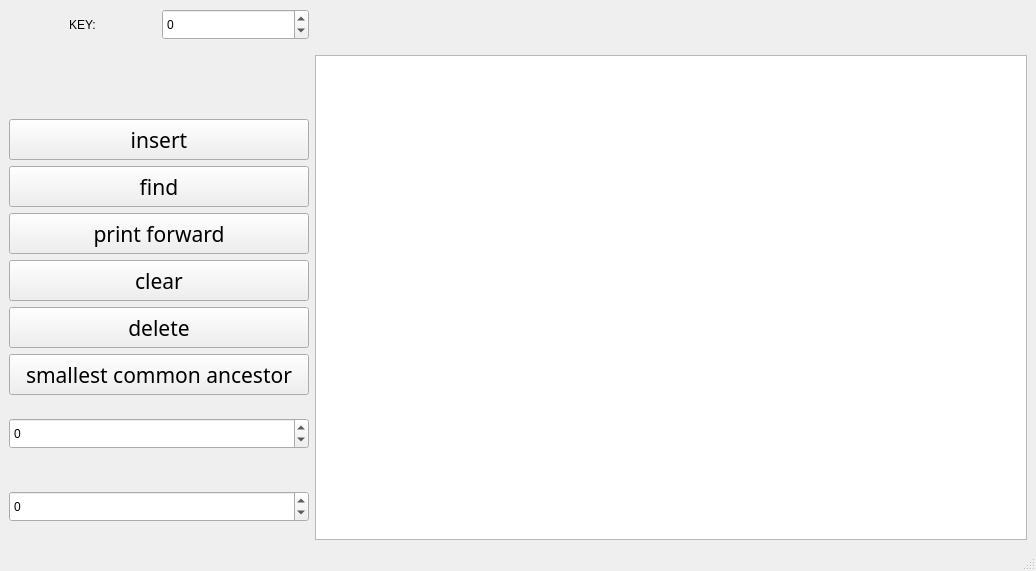
<?xml version="1.0" encoding="UTF-8"?>
<ui version="4.0">
 <class>MainWindow</class>
 <widget class="QMainWindow" name="MainWindow">
  <property name="geometry">
   <rect>
    <x>0</x>
    <y>0</y>
    <width>1036</width>
    <height>571</height>
   </rect>
  </property>
  <property name="windowTitle">
   <string>MainWindow</string>
  </property>
  <widget class="QWidget" name="centralwidget">
   <layout class="QGridLayout" name="gridLayout">
    <item row="0" column="0">
     <layout class="QFormLayout" name="formLayout">
      <item row="0" column="1">
       <layout class="QVBoxLayout" name="verticalLayout_2">
        <item>
         <widget class="QLabel" name="label">
          <property name="minimumSize">
           <size>
            <width>100</width>
            <height>40</height>
           </size>
          </property>
          <property name="text">
           <string/>
          </property>
         </widget>
        </item>
        <item>
         <widget class="QGraphicsView" name="graphicsView">
          <property name="minimumSize">
           <size>
            <width>541</width>
            <height>459</height>
           </size>
          </property>
         </widget>
        </item>
       </layout>
      </item>
      <item row="0" column="0">
       <layout class="QVBoxLayout" name="verticalLayout_1">
        <item>
         <layout class="QHBoxLayout" name="horizontalLayout">
          <item alignment="Qt::AlignHCenter">
           <widget class="QLabel" name="label_4">
            <property name="maximumSize">
             <size>
              <width>70</width>
              <height>50</height>
             </size>
            </property>
            <property name="text">
             <string>KEY:</string>
            </property>
           </widget>
          </item>
          <item>
           <widget class="QSpinBox" name="inBox_2">
            <property name="minimumSize">
             <size>
              <width>91</width>
              <height>31</height>
             </size>
            </property>
            <property name="readOnly">
             <bool>false</bool>
            </property>
            <property name="minimum">
             <number>-100</number>
            </property>
            <property name="maximum">
             <number>100</number>
            </property>
           </widget>
          </item>
         </layout>
        </item>
        <item alignment="Qt::AlignVCenter">
         <widget class="QLabel" name="output">
          <property name="minimumSize">
           <size>
            <width>221</width>
            <height>30</height>
           </size>
          </property>
          <property name="text">
           <string/>
          </property>
         </widget>
        </item>
        <item>
         <widget class="QPushButton" name="On_insert">
          <property name="minimumSize">
           <size>
            <width>300</width>
            <height>41</height>
           </size>
          </property>
          <property name="maximumSize">
           <size>
            <width>221</width>
            <height>41</height>
           </size>
          </property>
          <property name="font">
           <font>
            <family>Futura</family>
            <pointsize>16</pointsize>
            <italic>false</italic>
           </font>
          </property>
          <property name="styleSheet">
           <string notr="true"/>
          </property>
          <property name="text">
           <string>insert</string>
          </property>
         </widget>
        </item>
        <item>
         <widget class="QPushButton" name="On_find">
          <property name="minimumSize">
           <size>
            <width>300</width>
            <height>41</height>
           </size>
          </property>
          <property name="maximumSize">
           <size>
            <width>221</width>
            <height>41</height>
           </size>
          </property>
          <property name="font">
           <font>
            <family>Futura</family>
            <pointsize>16</pointsize>
            <italic>false</italic>
           </font>
          </property>
          <property name="styleSheet">
           <string notr="true"/>
          </property>
          <property name="text">
           <string>find</string>
          </property>
         </widget>
        </item>
        <item>
         <widget class="QPushButton" name="On_print_forward">
          <property name="minimumSize">
           <size>
            <width>300</width>
            <height>41</height>
           </size>
          </property>
          <property name="maximumSize">
           <size>
            <width>221</width>
            <height>41</height>
           </size>
          </property>
          <property name="font">
           <font>
            <family>Futura</family>
            <pointsize>16</pointsize>
            <italic>false</italic>
           </font>
          </property>
          <property name="styleSheet">
           <string notr="true"/>
          </property>
          <property name="text">
           <string>print forward</string>
          </property>
         </widget>
        </item>
        <item>
         <widget class="QPushButton" name="On_clear">
          <property name="minimumSize">
           <size>
            <width>300</width>
            <height>41</height>
           </size>
          </property>
          <property name="maximumSize">
           <size>
            <width>221</width>
            <height>41</height>
           </size>
          </property>
          <property name="font">
           <font>
            <family>Futura</family>
            <pointsize>16</pointsize>
            <italic>false</italic>
           </font>
          </property>
          <property name="styleSheet">
           <string notr="true"/>
          </property>
          <property name="text">
           <string>clear</string>
          </property>
         </widget>
        </item>
        <item>
         <widget class="QPushButton" name="On_delete">
          <property name="minimumSize">
           <size>
            <width>300</width>
            <height>41</height>
           </size>
          </property>
          <property name="maximumSize">
           <size>
            <width>221</width>
            <height>41</height>
           </size>
          </property>
          <property name="font">
           <font>
            <family>Futura</family>
            <pointsize>16</pointsize>
            <italic>false</italic>
           </font>
          </property>
          <property name="styleSheet">
           <string notr="true"/>
          </property>
          <property name="text">
           <string>delete</string>
          </property>
         </widget>
        </item>
        <item>
         <widget class="QPushButton" name="On_maxDepth">
          <property name="minimumSize">
           <size>
            <width>300</width>
            <height>41</height>
           </size>
          </property>
          <property name="maximumSize">
           <size>
            <width>221</width>
            <height>41</height>
           </size>
          </property>
          <property name="font">
           <font>
            <family>Futura</family>
            <pointsize>16</pointsize>
            <italic>false</italic>
           </font>
          </property>
          <property name="styleSheet">
           <string notr="true"/>
          </property>
          <property name="text">
           <string> smallest common ancestor </string>
          </property>
         </widget>
        </item>
        <item alignment="Qt::AlignHCenter|Qt::AlignVCenter">
         <widget class="QSpinBox" name="inBox_3">
          <property name="minimumSize">
           <size>
            <width>300</width>
            <height>31</height>
           </size>
          </property>
          <property name="readOnly">
           <bool>false</bool>
          </property>
          <property name="minimum">
           <number>-100</number>
          </property>
          <property name="maximum">
           <number>100</number>
          </property>
         </widget>
        </item>
        <item alignment="Qt::AlignVCenter">
         <widget class="QSpinBox" name="inBox_4">
          <property name="minimumSize">
           <size>
            <width>91</width>
            <height>31</height>
           </size>
          </property>
          <property name="readOnly">
           <bool>false</bool>
          </property>
          <property name="minimum">
           <number>-100</number>
          </property>
          <property name="maximum">
           <number>100</number>
          </property>
         </widget>
        </item>
       </layout>
      </item>
     </layout>
    </item>
   </layout>
  </widget>
  <widget class="QMenuBar" name="menubar">
   <property name="geometry">
    <rect>
     <x>0</x>
     <y>0</y>
     <width>1036</width>
     <height>22</height>
    </rect>
   </property>
  </widget>
  <widget class="QStatusBar" name="statusbar"/>
 </widget>
 <resources/>
 <connections/>
</ui>
